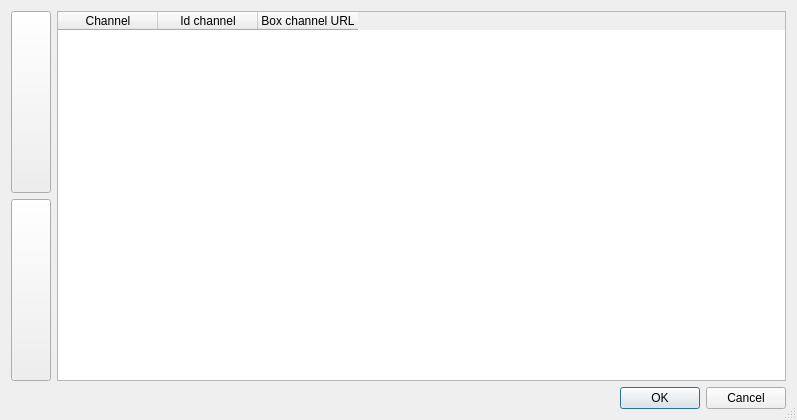
<ui version="4.0" >
 <class>Channels</class>
 <widget class="QDialog" name="Channels" >
  <property name="geometry" >
   <rect>
    <x>0</x>
    <y>0</y>
    <width>797</width>
    <height>420</height>
   </rect>
  </property>
  <property name="windowTitle" >
   <string>Channels</string>
  </property>
  <property name="sizeGripEnabled" >
   <bool>true</bool>
  </property>
  <layout class="QGridLayout" name="gridLayout" >
   <item row="0" column="0" >
    <layout class="QHBoxLayout" name="horizontalLayout" >
     <item>
      <layout class="QVBoxLayout" name="verticalLayout" >
       <item>
        <widget class="QPushButton" name="up" >
         <property name="sizePolicy" >
          <sizepolicy vsizetype="Preferred" hsizetype="Preferred" >
           <horstretch>0</horstretch>
           <verstretch>0</verstretch>
          </sizepolicy>
         </property>
         <property name="text" >
          <string/>
         </property>
         <property name="icon" >
          <iconset resource="../resources/resources.qrc" >
           <normaloff>:/images/images/up.png</normaloff>:/images/images/up.png</iconset>
         </property>
        </widget>
       </item>
       <item>
        <widget class="QPushButton" name="down" >
         <property name="sizePolicy" >
          <sizepolicy vsizetype="Minimum" hsizetype="Preferred" >
           <horstretch>0</horstretch>
           <verstretch>0</verstretch>
          </sizepolicy>
         </property>
         <property name="text" >
          <string/>
         </property>
         <property name="icon" >
          <iconset resource="../resources/resources.qrc" >
           <normaloff>:/images/images/down.png</normaloff>:/images/images/down.png</iconset>
         </property>
        </widget>
       </item>
      </layout>
     </item>
     <item>
      <widget class="QTableWidget" name="table" >
       <column>
        <property name="text" >
         <string>Channel</string>
        </property>
       </column>
       <column>
        <property name="text" >
         <string>Id channel</string>
        </property>
       </column>
       <column>
        <property name="text" >
         <string>Box channel URL</string>
        </property>
       </column>
      </widget>
     </item>
    </layout>
   </item>
   <item row="1" column="0" >
    <widget class="QDialogButtonBox" name="buttonBox" >
     <property name="standardButtons" >
      <set>QDialogButtonBox::Cancel|QDialogButtonBox::Ok</set>
     </property>
    </widget>
   </item>
  </layout>
 </widget>
 <resources>
  <include location="../resources/resources.qrc" />
 </resources>
 <connections/>
</ui>
